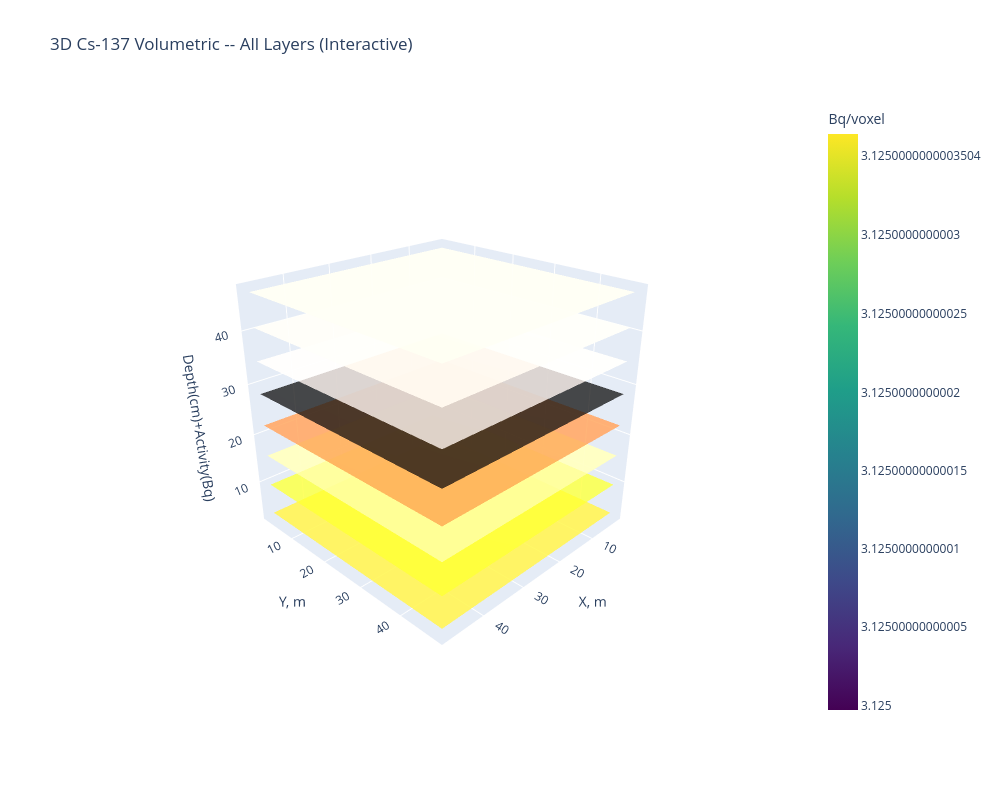

Notebook cell for this chart:
### Code cell
fig_all = go.Figure()
cscales = ['Viridis','Plasma','Inferno','YlOrRd','Hot','Reds','Oranges','YlOrBr']
for k in range(NZ):
    Z_s = res_mlem.activity_3d[:,:,k].T
    z_off = abs(cz[k]) * 100
    fig_all.add_trace(go.Surface(x=cx, y=cy, z=Z_s + z_off,
        colorscale=cscales[k % len(cscales)], opacity=0.75,
        name=f'z={depths_cm[k]:.1f}cm', showscale=(k==0),
        colorbar=dict(title='Bq/voxel') if k==0 else None))
fig_all.update_layout(title='3D Cs-137 Volumetric -- All Layers (Interactive)', width=1000, height=800,
    scene=dict(xaxis_title='X, m', yaxis_title='Y, m', zaxis_title='Depth(cm)+Activity(Bq)',
        camera=dict(eye=dict(x=1.8, y=1.8, z=1.2))))
fig_all.show()

### Figure 1 — Plotly figure (JSON) as saved in the notebook; plotly's stock layout.template omitted (floating-point values rounded to 4 significant figures; data arrays with more than 128 entries replaced by an {"elided": "..."} marker saying what was removed)
{"data": [{"colorbar": {"title": {"text": "Bq/voxel"}}, "colorscale": [[0, "#440154"], [0.1111, "#482878"], [0.2222, "#3e4989"], [0.3333, "#31688e"], [0.4444, "#26828e"], [0.5556, "#1f9e89"], [0.6667, "#35b779"], [0.7778, "#6ece58"], [0.8889, "#b5de2b"], [1, "#fde725"]], "name": "z=3.1cm", "opacity": 0.75, "showscale": true, "type": "surface", "x": [2.083, 6.25, 10.42, 14.58, 18.75, 22.92, 27.08, 31.25, 35.42, 39.58, 43.75, 47.92], "y": [2.083, 6.25, 10.42, 14.58, 18.75, 22.92, 27.08, 31.25, 35.42, 39.58, 43.75, 47.92], "z": {"elided": "12x12 float values"}}, {"colorscale": [[0, "#0d0887"], [0.1111, "#46039f"], [0.2222, "#7201a8"], [0.3333, "#9c179e"], [0.4444, "#bd3786"], [0.5556, "#d8576b"], [0.6667, "#ed7953"], [0.7778, "#fb9f3a"], [0.8889, "#fdca26"], [1, "#f0f921"]], "name": "z=9.4cm", "opacity": 0.75, "showscale": false, "type": "surface", "x": [2.083, 6.25, 10.42, 14.58, 18.75, 22.92, 27.08, 31.25, 35.42, 39.58, 43.75, 47.92], "y": [2.083, 6.25, 10.42, 14.58, 18.75, 22.92, 27.08, 31.25, 35.42, 39.58, 43.75, 47.92], "z": {"elided": "12x12 float values"}}, {"colorscale": [[0, "#000004"], [0.1111, "#1b0c41"], [0.2222, "#4a0c6b"], [0.3333, "#781c6d"], [0.4444, "#a52c60"], [0.5556, "#cf4446"], [0.6667, "#ed6925"], [0.7778, "#fb9b06"], [0.8889, "#f7d13d"], [1, "#fcffa4"]], "name": "z=15.6cm", "opacity": 0.75, "showscale": false, "type": "surface", "x": [2.083, 6.25, 10.42, 14.58, 18.75, 22.92, 27.08, 31.25, 35.42, 39.58, 43.75, 47.92], "y": [2.083, 6.25, 10.42, 14.58, 18.75, 22.92, 27.08, 31.25, 35.42, 39.58, 43.75, 47.92], "z": {"elided": "12x12 float values"}}, {"colorscale": [[0, "rgb(255,255,204)"], [0.125, "rgb(255,237,160)"], [0.25, "rgb(254,217,118)"], [0.375, "rgb(254,178,76)"], [0.5, "rgb(253,141,60)"], [0.625, "rgb(252,78,42)"], [0.75, "rgb(227,26,28)"], [0.875, "rgb(189,0,38)"], [1, "rgb(128,0,38)"]], "name": "z=21.9cm", "opacity": 0.75, "showscale": false, "type": "surface", "x": [2.083, 6.25, 10.42, 14.58, 18.75, 22.92, 27.08, 31.25, 35.42, 39.58, 43.75, 47.92], "y": [2.083, 6.25, 10.42, 14.58, 18.75, 22.92, 27.08, 31.25, 35.42, 39.58, 43.75, 47.92], "z": {"elided": "12x12 float values"}}, {"colorscale": [[0, "rgb(0,0,0)"], [0.3333, "rgb(230,0,0)"], [0.6667, "rgb(255,210,0)"], [1, "rgb(255,255,255)"]], "name": "z=28.1cm", "opacity": 0.75, "showscale": false, "type": "surface", "x": [2.083, 6.25, 10.42, 14.58, 18.75, 22.92, 27.08, 31.25, 35.42, 39.58, 43.75, 47.92], "y": [2.083, 6.25, 10.42, 14.58, 18.75, 22.92, 27.08, 31.25, 35.42, 39.58, 43.75, 47.92], "z": {"elided": "12x12 float values"}}, {"colorscale": [[0, "rgb(255,245,240)"], [0.125, "rgb(254,224,210)"], [0.25, "rgb(252,187,161)"], [0.375, "rgb(252,146,114)"], [0.5, "rgb(251,106,74)"], [0.625, "rgb(239,59,44)"], [0.75, "rgb(203,24,29)"], [0.875, "rgb(165,15,21)"], [1, "rgb(103,0,13)"]], "name": "z=34.4cm", "opacity": 0.75, "showscale": false, "type": "surface", "x": [2.083, 6.25, 10.42, 14.58, 18.75, 22.92, 27.08, 31.25, 35.42, 39.58, 43.75, 47.92], "y": [2.083, 6.25, 10.42, 14.58, 18.75, 22.92, 27.08, 31.25, 35.42, 39.58, 43.75, 47.92], "z": {"elided": "12x12 float values"}}, {"colorscale": [[0, "rgb(255,245,235)"], [0.125, "rgb(254,230,206)"], [0.25, "rgb(253,208,162)"], [0.375, "rgb(253,174,107)"], [0.5, "rgb(253,141,60)"], [0.625, "rgb(241,105,19)"], [0.75, "rgb(217,72,1)"], [0.875, "rgb(166,54,3)"], [1, "rgb(127,39,4)"]], "name": "z=40.6cm", "opacity": 0.75, "showscale": false, "type": "surface", "x": [2.083, 6.25, 10.42, 14.58, 18.75, 22.92, 27.08, 31.25, 35.42, 39.58, 43.75, 47.92], "y": [2.083, 6.25, 10.42, 14.58, 18.75, 22.92, 27.08, 31.25, 35.42, 39.58, 43.75, 47.92], "z": {"elided": "12x12 float values"}}, {"colorscale": [[0, "rgb(255,255,229)"], [0.125, "rgb(255,247,188)"], [0.25, "rgb(254,227,145)"], [0.375, "rgb(254,196,79)"], [0.5, "rgb(254,153,41)"], [0.625, "rgb(236,112,20)"], [0.75, "rgb(204,76,2)"], [0.875, "rgb(153,52,4)"], [1, "rgb(102,37,6)"]], "name": "z=46.9cm", "opacity": 0.75, "showscale": false, "type": "surface", "x": [2.083, 6.25, 10.42, 14.58, 18.75, 22.92, 27.08, 31.25, 35.42, 39.58, 43.75, 47.92], "y": [2.083, 6.25, 10.42, 14.58, 18.75, 22.92, 27.08, 31.25, 35.42, 39.58, 43.75, 47.92], "z": {"elided": "12x12 float values"}}], "layout": {"height": 800, "scene": {"camera": {"eye": {"x": 1.8, "y": 1.8, "z": 1.2}}, "xaxis": {"title": {"text": "X, m"}}, "yaxis": {"title": {"text": "Y, m"}}, "zaxis": {"title": {"text": "Depth(cm)+Activity(Bq)"}}}, "title": {"text": "3D Cs-137 Volumetric -- All Layers (Interactive)"}, "width": 1000}}
